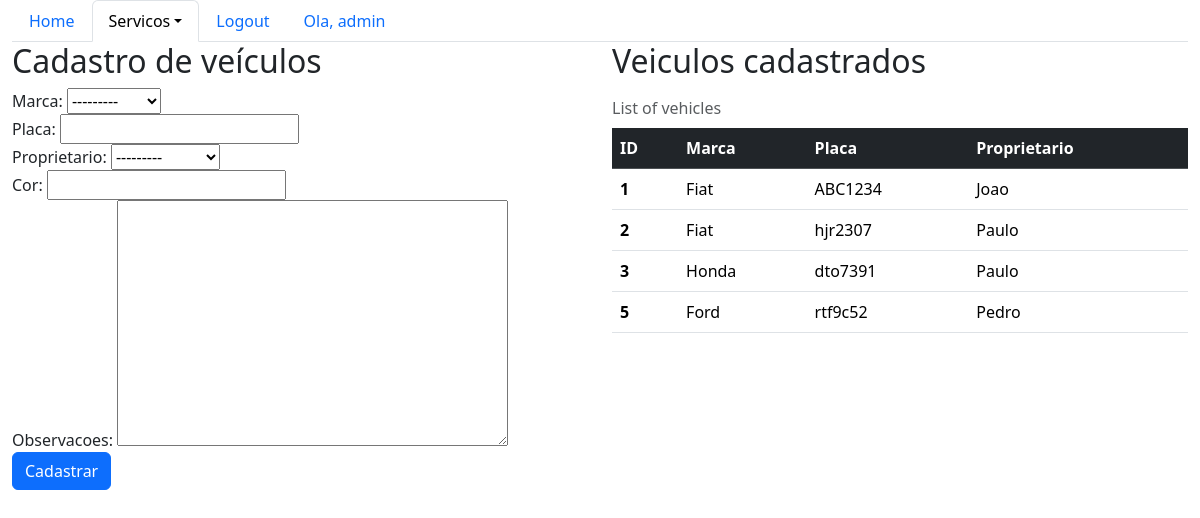
Before: /sistema/veiculos/ (signed in) with the older database file.
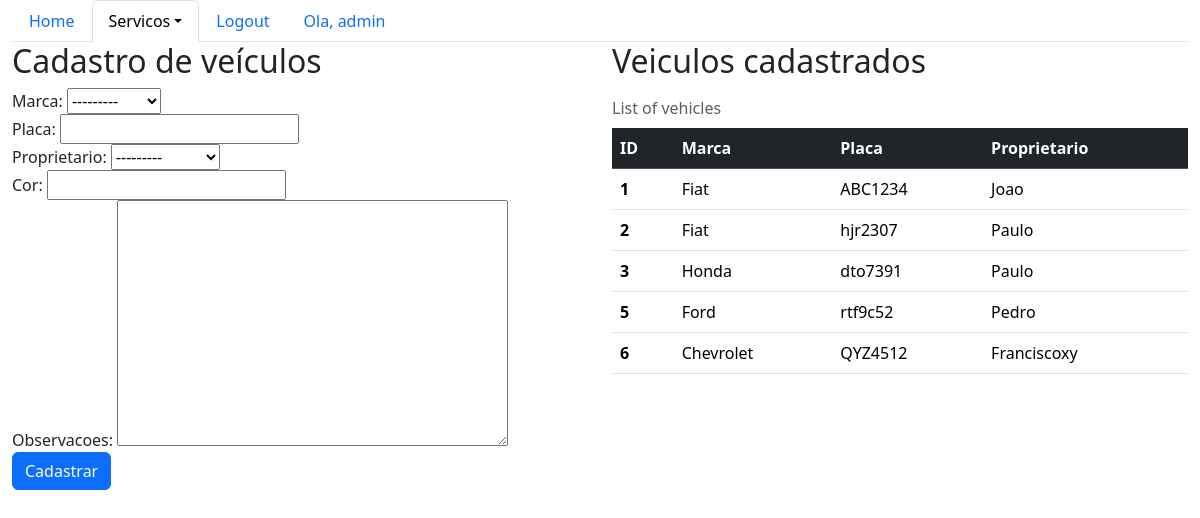
After: the same page with the newer database file.
### core/models.py (models this page shows, shortened)
class Veiculo(models.Model):
    marca = models.ForeignKey(Marca, on_delete=models.CASCADE)
    placa = models.CharField(max_length=7)
    proprietario = models.ForeignKey(Pessoa, on_delete=models.CASCADE)
    cor = models.CharField(max_length=15)
    observacoes = models.TextField()

class Marca(models.Model):
    nome = models.CharField(max_length=50)
    def __str__(self):
        return self.nome

class Pessoa(models.Model):
    nome = models.CharField(max_length=100)
    endereco = models.CharField(max_length=200)
    telefone = models.CharField(max_length=20)
    def __str__(self):
        return self.nome

### core/views.py (the view)
# urls.py: path("veiculos/", lista_veiculos, name="core_lista_veiculos"),
@login_required
def lista_veiculos(request):
    veiculos = Veiculo.objects.all()
    form = VeiculoForm()
    data = { "veiculos": veiculos, "form": form }
    return render(request, "core/lista_veiculos.html", data)

### core/forms.py
class VeiculoForm(ModelForm):
    class Meta:
        model = Veiculo
        fields = "__all__"

### core/templates/core/lista_veiculos.html (shortened to what this page needs)
{% extends "base.html" %}
{% load bootstrap %}
{% block menu %}
    <ul class="nav nav-tabs">
        <li class="nav-item">
            <a class="nav-link" aria-current="page" href="{% url 'core:core_home' %}">Home</a>
        </li>
        <li class="nav-item dropdown">
            <a class="nav-link dropdown-toggle active" data-bs-toggle="dropdown" href="#" role="button" aria-expanded="false">Servicos</a>
        </li>
        {% if user.is_authenticated %}
            <li class="nav-item">
                <a class="nav-link" href="{% url 'core:logout' %}">Logout</a>
            </li>
            <li class="nav-item">
                <a class="nav-link" href="#">Ola, {{ user }}</a>
            </li>
        {% else %}
            <li class="nav-item">
                <a class="nav-link" href="{% url 'login' %}">Login</a>
            </li>
        {% endif %}
    </ul>
{% endblock menu %}
{% block main %}
    <div class="row">
        <div class="col-sm-6">
            <h2>Cadastro de veículos</h2>
            <form action="{% url 'core:core_veiculo_novo' %}" method="POST">
            {{ form|bootstrap }}
            <button type="submit" class="btn btn-primary">Cadastrar</button>
            </form>
        </div>
        <div class="col-sm-6">
            <h2>Veiculos cadastrados</h2>
            <table class="table caption-top">
                <caption>List of vehicles</caption>
                <thead class="table-dark">
                    <tr>
                        <th scope="col">ID</th>
                        <th scope="col">Marca</th>
                        <th scope="col">Placa</th>
                        <th scope="col">Proprietario</th>
                    </tr>
                </thead>
                <tbody>
                    {% for veiculo in veiculos %}
                        <tr>
                            <th scope="row">{{ veiculo.id }}</th>
                            <td>{{ veiculo.marca }}</td>
                            <td>{{ veiculo.placa }}</td>
                            <td>{{ veiculo.proprietario }}</td>
                        </tr>
                    {% endfor %}
                </tbody>
            </table>
        </div>
    </div>
{% endblock main %}

Changed rows visible on the page:
added Veiculo: id "6", marca "Chevrolet", placa "QYZ4512", proprietario "Franciscoxy"
